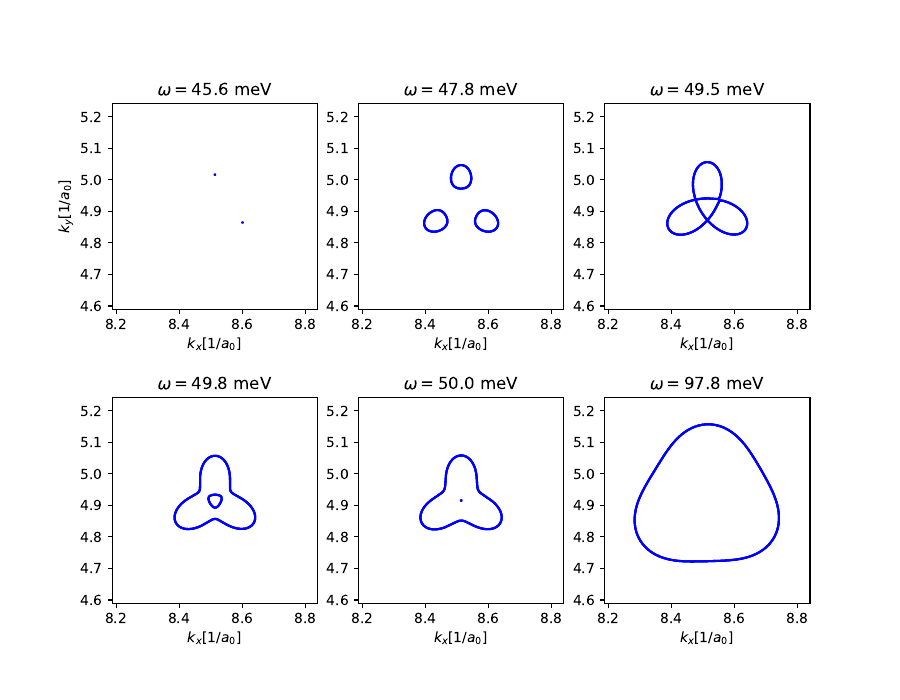

Source code (Python):
from bbg import BLG_H
import numpy as np
import matplotlib.pyplot as plt
from numpy.linalg import eigvalsh


N_k = 801
a0=0.246
Kmax = 0.04/a0*2
kxs = np.linspace(-Kmax,Kmax,N_k) + 2*np.pi/(3*a0)
kys = np.linspace(-Kmax,Kmax,N_k) + 2*np.pi/(3*np.sqrt(3)*a0)

H = BLG_H([kxs, kys], D=1.0)
evals = eigvalsh(H)
print(evals.shape)


points = np.pad(np.diff(np.sign(np.diff(evals[:,N_k//2,2]))) != 0, 1, constant_values = False)
K_splits = kys[points]
E_splits = evals[points, N_k//2, 2]
ws = list(E_splits) + [(E_splits[0] + E_splits[1])/2, (E_splits[1] + E_splits[2])/2, 1.5*E_splits[1] + 0.5*E_splits[2]]
ws.sort()

# plt.imshow(np.ma.masked_where(evals[:,:,2] > ws[0]+0.0001, evals[:,:,2]))
# plt.show()


# ws = np.array(ws) + 0.0001
fig,ax = plt.subplots(2,3,figsize=(9,7))
ax_view = ax.reshape(-1)
epsilon = 0.000001
for i,w in enumerate(ws):
    levels = [w+(i*epsilon) for i in (-1,0,1)]
    ax_view[i].contour(kxs, kys,evals[:,:,2], levels=levels, colors = "blue")
    # ax_view[i].scatter([kxs[N_k//2]],[kys[N_k//2]])
    ax_view[i].set_xlabel(r'$k_{x} [1/a_{0}]$')
    ax_view[i].set_title(f'$\omega=${w*1000:.1f} meV')
    ax_view[i].set_aspect(1)
ax_view[0].set_ylabel(r'$k_{y} [1/a_{0}]$')
# fig.suptitle('Conduction band FS (electron-doping regime)')
plt.savefig("topology.pdf")
